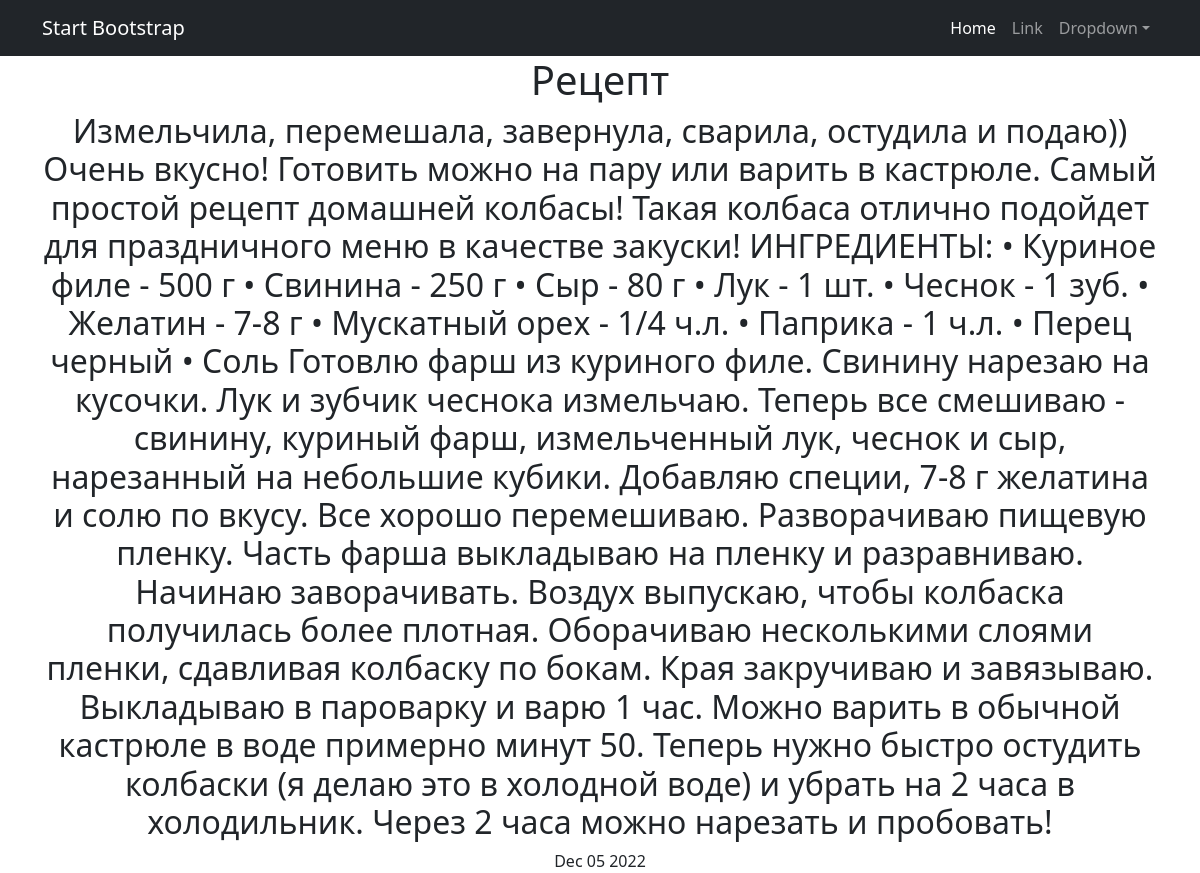
/news/5, run on the app's committed database.
### news/models.py (models this page shows, shortened)
class Post(models.Model):
    author = models.ForeignKey(Author, on_delete=models.CASCADE)
    NEWS = 'NW'
    ARTICLE = 'AR'
    CATEGORY_CHOICES = (
        (NEWS, 'Новость'),
        (ARTICLE, 'Статья'),
    )
    categoryType = models.CharField(max_length=2, choices=CATEGORY_CHOICES, default=ARTICLE)
    dateCreation = models.DateTimeField(auto_now_add=True)
    postCategory = models.ManyToManyField(Category, through='PostCategory')
    title = models.CharField(max_length=128)
    text = models.TextField()
    rating = models.SmallIntegerField(default=0)

### news/views.py (the view)
# urls.py: path('<int:id>', PostDetail.as_view()),
class PostDetail(DetailView):
    model = Post
    template_name = 'new.html'
    context_object_name = 'post'
    pk_url_kwarg = 'id'

### news/templates/new.html (shortened to what this page needs)
{% extends 'flatpages/default.html' %}
{% block content %}
<h1>{{ post.title }}</h1>
<h2>{{ post.text }}</h2>
<td>{{ post.dateCreation|date:'M d Y' }}</td>
{% endblock content %}

### data on the page
Post: title "Рецепт", text "Измельчила, перемешала, завернула, сварила, остудила и подаю)) Очень вкусно! Готовить можно на пару или варить в кастрюле. Самый простой рецепт домашней колбасы! Такая колбаса отлично подойдет для праздничного меню в качестве закуски! ИНГРЕДИЕНТЫ: • Куриное филе - 500 г • Свинина - 250 г • Сыр - 80 г • Лук - 1 шт. • Чеснок - 1 зуб. • Желатин - 7-8 г • Мускатный орех - 1/4 ч.л. • Паприка - 1 ч.л. • Перец черный • Соль Готовлю фарш из куриного филе. Свинину нарезаю на кусочки. Лук и зубчик чеснока измельчаю. Теперь все смешиваю - свинину, куриный фарш, измельченный лук, чеснок и сыр, нарезанный на небольшие кубики. Добавляю специи, 7-8 г желатина и солю по вкусу. Все хорошо перемешиваю.…", dateCreation "Dec 05 2022"
